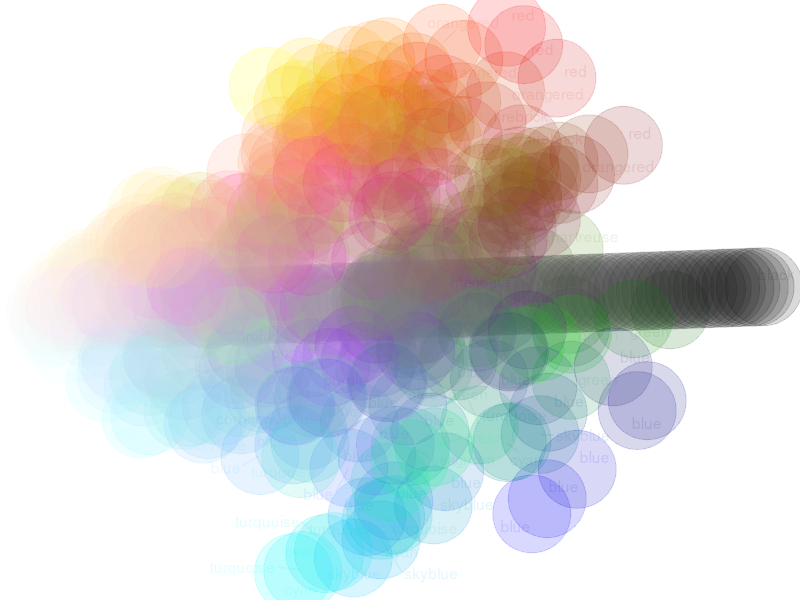

Here is the R script that generated this plot:
library(tidyverse)
library(ggrepel)

#rgb2hex <- function(r,g,b) sprintf('#%s',paste(as.hexmode(c(r,g,b)),collapse = ''))
## hadley wickham:
rgb2hex <- function(r,g,b) rgb(r, g, b, maxColorValue = 255) #https://gist.github.com/mbannert/e9fcfa86de3b06068c83
col2hex_alpha <- function(col, alpha) rgb(t(col2rgb(col)), alpha=alpha, maxColorValue=255)


allColors <- colors()
length(allColors)

rgbAllColors <- data.frame(do.call('rbind',lapply(allColors,function(x){t(col2rgb(x))})))
rgbAllColors$color <- allColors
rgbAllColors$hex = apply(rgbAllColors,1,function(x){rgb2hex(x[1],x[2],x[3])})

head(rgbAllColors)

rgbAllColors[490,]
baseColor <- gsub('[0-9]|alice|antique|burly|spring|slate|steel|rosy|royal|dark|
     sandy|powder|pale|medium|light|midnight|navy|blush|indian|hot|dodger|deep','',rgbAllColors$color)
rgbAllColors$basecolor <- baseColor

rgbAllColors_unique <- rgbAllColors[!duplicated(rgbAllColors$hex),]
rownames(rgbAllColors_unique) <- rgbAllColors_unique$color

View(rgbAllColors_unique)

datPCA = rgbAllColors_unique[,1:3]
rownames(datPCA) = rgbAllColors_unique[,'color']

pca_important <- prcomp(t(datPCA), center = F,scale. = F)



rgbAllColors_unique_aug <- cbind(rgbAllColors_unique,pca_important$rotation[rownames(rgbAllColors_unique),1:2])



exData = rgbAllColors_unique_aug %>% filter(color %in% sample(rownames(rgbAllColors_unique_aug),30))

customColors <- exData$color
names(customColors) <- exData$hex

dat <- rgbAllColors_unique_aug #%>% sample_n(40)
dat %>%  
  ggplot(aes(x=PC1,y=PC2)) + #,color=superclass.name)) +
  geom_point(color=dat$hex,size=26,alpha=0.15) +
  geom_text_repel(aes(label=basecolor),color=dat$hex,alpha=0.1) +
  theme_void()
  


